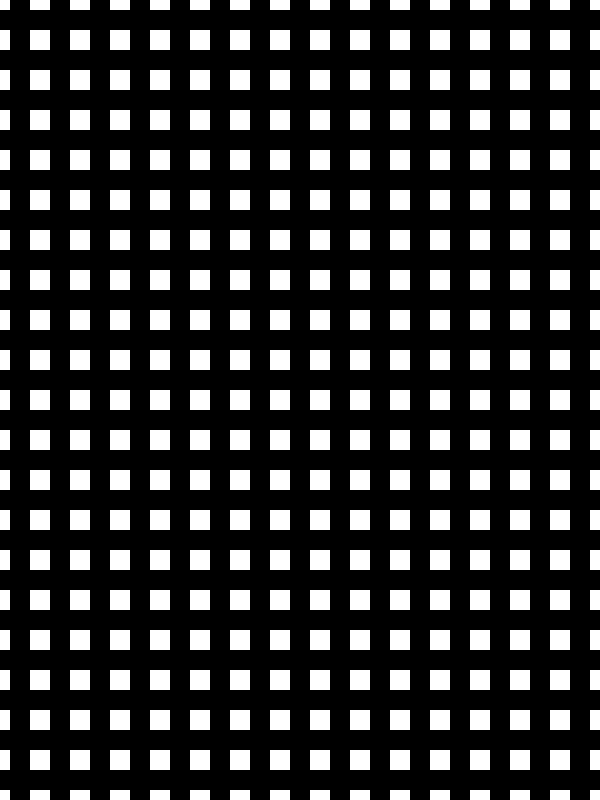
Frame 1 (no input)
Frame 60 (the mouse pressed at the canvas centre just before this capture): identical to frame 1, image omitted
Frame 120 (the mouse held since frame 60 and released just before this capture): identical to frame 1, image omitted

The Processing sketch that drew this single still picture (run headless with seeded random() and noise(); from frame 60 on, the mouse is pressed at the canvas centre):

// Processing sketch: processing_132036
// ── processing_132036.pde

// Example of a Nested For Loop

void setup() {

  size(600, 800);
  background(0);
  smooth();
  noStroke();
  rectMode(CENTER);
}

void draw() {
  for (int x = 0; x <= width; x += 40) {
    for (int y = 0; y <= height; y += 40) {
      rect(x, y, 20, 20);
    }
  }
}
